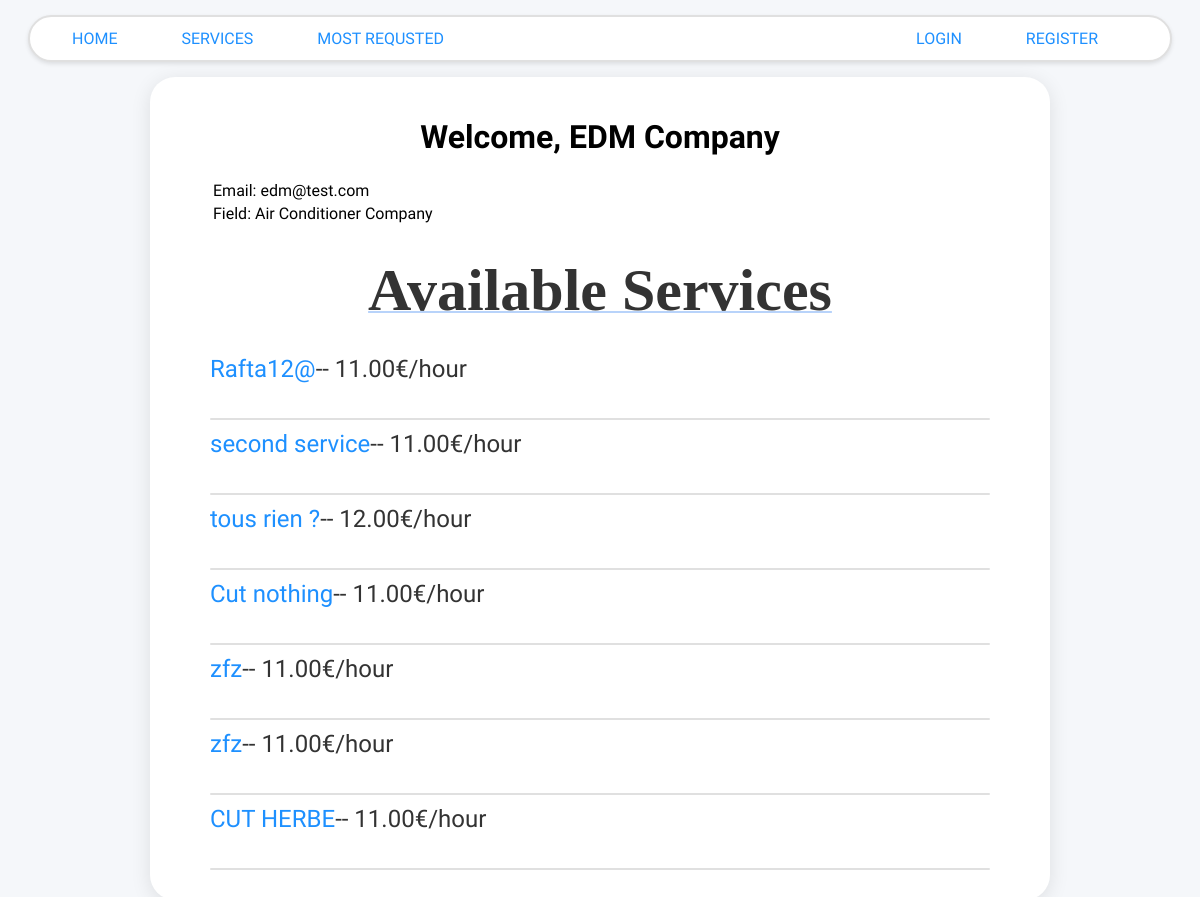
The page /company/EDM on the database its author committed.
### users/models.py (models this page shows, shortened)
class User(AbstractUser):
    is_company = models.BooleanField(default=False)
    is_customer = models.BooleanField(default=False)
    birth=models.DateField(null=True, default='2000-01-01')
    email = models.CharField(max_length=100, unique=True)

class Company(models.Model):
    user = models.OneToOneField(
    User, on_delete=models.CASCADE, primary_key=True)
    field = models.CharField(max_length=70, choices=(('Air Conditioner', 'Air Conditioner'),
                                                     ('All in One', 'All in One'),
                                                     ('Carpentry', 'Carpentry'),
                                                     ('Electricity',
                                                      'Electricity'),
                                                     ('Gardening', 'Gardening'),
                                                     ('Home Machines',
                                                      'Home Machines'),
                                                     ('House Keeping',
                                                      'House Keeping'),
                                                     ('Interior Design',
                                                      'Interior Design'),
                                                     ('Locks', 'Locks'),
                                                     ('Painting', 'Painting'),
                                                     ('Plumbing', 'Plumbing'),
                                                     ('Water Heaters', 'Water Heaters')), blank=False, null=False)
    rating = models.IntegerField(
        validators=[MaxValueValidator(5), MinValueValidator(0)], default=0)

### services/models.py (models this page shows, shortened)
class Service(models.Model):
    company = models.ForeignKey(Company, on_delete=models.CASCADE)
    name = models.CharField(max_length=40)
    description = models.TextField()
    price_hour = models.DecimalField(decimal_places=2, max_digits=100)
    rating = models.IntegerField(validators=[MinValueValidator(
        0), MaxValueValidator(5)], default=0)
    nb_client_rating = models.IntegerField(default=0, null=False)
    nb_total_rating= models.IntegerField(default=0, null=False)
    choices = FIELD_CHOICE
    field = models.CharField(max_length=30, blank=False,
                             null=False, choices=choices)
    date = models.DateTimeField(auto_now=True, null=False)
    nb_request=models.IntegerField(default=0, null=False)

### netfix/views.py (the view)
# urls.py: path('company/<slug:name>', v.company_profile, name='company_profile'),
def company_profile(request, name):
    user = User.objects.get(username=name)
    services = Service.objects.filter(
        company=Company.objects.get(user=user)).order_by("-date")
    return render(request, 'users/profile.html', {'user': user, 'services': services})

### users/templates/users/profile.html (shortened to what this page needs)
{% extends 'main/base.html' %}
{% block content %}
    {% if user.is_customer or not user.is_company  %}
    <h1 style align='center'>Welcome,{{ user.username }}</h1>
    <h2>Customer</h2>
    <table><thead>
        <tr>
            <td>Age: {{users.birth}} </td>
        </tr></thead>
    <tbody>
        <tr>
            <td>Email: {{ user.email }}</td>
        </tr>
    </tbody>
    </table>
    {% else %}
    <h1 align="center">Welcome, {{ user.username }} Company</h1>
    <table><thead>
        <tr>
            <td>Email: {{ user.email }}</td>
        </tr></thead>
    <tbody>
        <tr>
            <td>Field: {{user.company.field}} Company</td>
        </tr>
    </tbody>
    </table>
       {% endif %}
    {% if 'customer' in request.path %}
        <p class="title">Previous Requested Services</p>
    {% else %}
        <p class="title">Available Services</p>
    {% endif %}
    {% if user.is_customer %}
        {% for service in sh %}
        <div style="font-family: Arial, sans-serif; line-height: 1.6; margin: 20px;">
            <h2 style="color: #4CAF50;">Transaction Confirmation and Thank You for Using Our Services</h2>
            <p>Dear <strong>{{service.name}}</strong>,</p>
            <p>
                We sincerely thank you for choosing our services. We are pleased to confirm that the transaction
                for the service "<strong>{{service.job_name}}</strong>" has been successfully received and processed.
            </p>
            <h3>Service Details:</h3>
            <ul>
                <li><strong>Service Rendered:</strong> {{service.custom_field}}</li>
                <li><strong>Amount Paid:</strong> {{service.salary}}€</li>
                <li><strong>Payment Date:</strong> {{service.request_date}}</li>
            </ul>
            <p>
                We hope our service met your expectations. If you have any questions or need further assistance,
                please feel free to contact us at  <a href="mailto:rafta74@gmail.com">rafta74@gmail.com</a> | or
                call us at <strong>06 12 34 56 78</strong>.
            </p>
            <p>Thank you again for your trust. We look forward to serving you in the future.</p>
        </div>
        <hr style="border: 1px solid #ddd; margin-top: 20px;">
        {% endfor %}
    {% else %}
        {% for service in services %}
        <div class="list_services_profile">
            <a href="/services/{{service.id}}">{{service.name}}</a>-- {{service.price_hour}}€/hour
            <div class="line"></div>
        </div>
        {% endfor %}
    {% endif %}
{% endblock %}

### static/css/style.css (style rules this page uses)
body { background: #f5f7fa; font-family: 'Lexend Exa', sans-serif; padding: 0; margin: 0; }
a { color: #1e90ff; text-decoration: none; }
.content p { text-align: center; margin: 30px 0px; white-space: pre-line; color: #333333; }
.title { text-align: center; font-family: 'Times New Roman', Times, serif; font-size: 60px; font-weight: bold; text-decoration: underline 2px rgba(62, 136, 242, 0.37); color: #333333; }
.line { width: 100%; margin: 0 auto; height: 2px; background-color: #e0e0e0; border-radius: 20px; margin-bottom: 10px; margin-top: 35px; }
.list_services_profile { font-size: x-large; color: #333333; }

### rows shown on the page
User: username "EDM", email "edm@test.com", company.field "Air Conditioner"
Service: name "Rafta12@", price_hour "11.00"
Service: name "second service", price_hour "11.00"
Service: name "tous rien ?", price_hour "12.00"
Service: name "Cut nothing", price_hour "11.00"
Service: name "zfz", price_hour "11.00"
Service: name "zfz", price_hour "11.00"
Service: name "CUT HERBE", price_hour "11.00"
